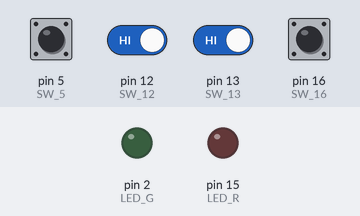
This sketch was run on a simulated Arduino Uno, built with avr-gcc and run on an emulated ATmega328P. Shown: output pins drawn as LEDs (lit = HIGH). The test bench sets the inputs (shaded band); at power-on: pin 5 (SW_5), pin 12 (SW_12), pin 13 (SW_13) HIGH, pin 16 (SW_16) LOW. Pins used as bus, display or sensor lines are not drawn; what the sketch prints to the serial monitor is not drawn.

Above: at 1.2 s.
1.3 s: pin 16 (SW_16) pulled HIGH for 0.15 s
At 1.7 s:
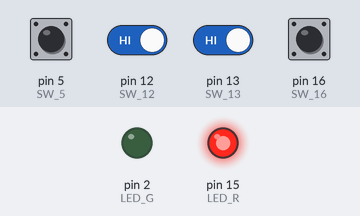
3.8 s: pin 5 (SW_5) pulled LOW for 0.15 s
At 4.8 s:
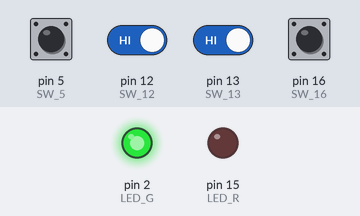
5.4 s: pin 16 (SW_16) pulled HIGH for 1 s
At 6.8 s:
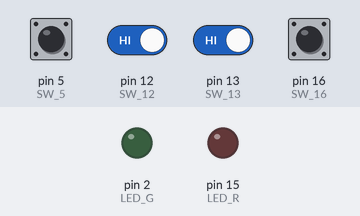
9.4 s: pin 5 (SW_5) pulled LOW for 1 s
At 10.2 s:
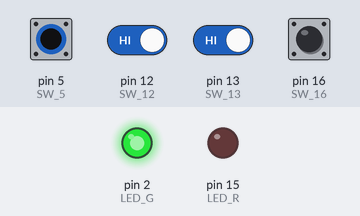
13.4 s: pin 12 (SW_12) driven LOW and pin 13 (SW_13) driven LOW
At 14.2 s:
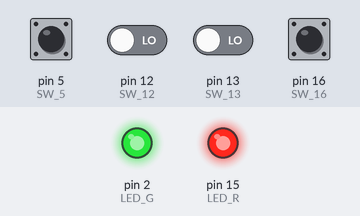
16.4 s: pin 12 (SW_12) driven HIGH
At 16.8 s:
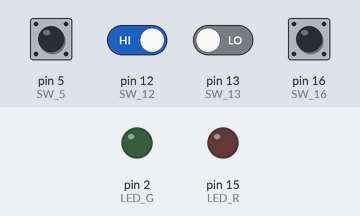
Timing chart, 0 to 19.4 s (numbered marks = the images above; inputs shaded):
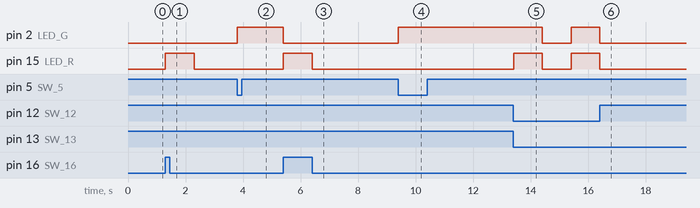

Measured:
- after the input at 1.3 s, pin 15 (LED_R): LOW → HIGH at once, → LOW 1.0 s later
- after the input at 3.8 s, pin 2 (LED_G): LOW → HIGH at once
- after the input at 5.4 s, pin 2 (LED_G): HIGH → LOW at once; pin 15 (LED_R): LOW → HIGH at once, → LOW 1.0 s later
- after the input at 9.4 s, pin 2 (LED_G): LOW → HIGH at once
- after the input at 13.4 s, pin 2 (LED_G): HIGH → LOW after 1.0 s, → HIGH 1.0 s later; pin 15 (LED_R): LOW → HIGH at once, → LOW 1.0 s later, → HIGH 1.0 s later
- after the input at 16.4 s, pin 2 (LED_G), pin 15 (LED_R): goes on until 16.4 s, then stays LOW

The sketch:

lab18_checkpoint1.ino
```cpp
// กำหนดขา LED
#define LED_R 15
#define LED_Y 0
#define LED_G 2

// กำหนดขา DIP Switch
#define SW_16 16  // S8
#define SW_12 12  // S5
#define SW_13 13  // S13
#define SW_5  5   // S7

// Helper function
void setLED(bool r, bool y, bool g) {
  digitalWrite(LED_R, r);
  digitalWrite(LED_Y, y);
  digitalWrite(LED_G, g);
}

void setup() {
  pinMode(LED_R, OUTPUT);   // ตั้งค่า Output LED
  pinMode(LED_Y, OUTPUT);
  pinMode(LED_G, OUTPUT);

  pinMode(SW_16, INPUT);    // ตั้งค่า Dip Switch
  pinMode(SW_12, INPUT);
  pinMode(SW_13, INPUT);
  pinMode(SW_5, INPUT);

  Serial.begin(115200);     // ตั้งค่า Serial Communication
}

void loop() {
  int s16 = digitalRead(SW_16);
  int s12 = digitalRead(SW_12);
  int s13 = digitalRead(SW_13);
  int s5  = digitalRead(SW_5);

  Serial.print("s16, s5, s13, s12: ");
  Serial.print(s16);
  Serial.print(s5);
  Serial.print(s13);
  Serial.println(s12);

  if (s16 == 1) {
    // red blink
    setLED(1, 0, 0);
    delay(1000);
    setLED(0, 0, 0);
    delay(1000);
  }
  else if (s16 == 0 && s5 == 0 && s13 == 0 && s12 == 0) {
    setLED(0, 0, 0);  // LED ดับทุกดวง
  }
  else if (s16 == 0 && s5 == 0 && s13 == 0 && s12 == 1) {
    setLED(1, 1, 0);  // LED แดงและเขียวติด
  }
  else if (s16 == 0 && s5 == 0 && s13 == 1 && s12 == 0) {
    setLED(1, 0, 1);  // LED แดงและเหลืองติด
  }
  else if (s16 == 0 && s5 == 0 && s13 == 1 && s12 == 1) {
    setLED(0, 1, 1);  // LED เขียวและเหลืองติด
  }
  else if (s16 == 0 && s5 == 1 && s13 == 0 && s12 == 0) {
    setLED(1, 1, 1);  // LED ทุกดวงติดสลับดับ
    delay(1000);
    setLED(0, 0, 0);
    delay(1000);
  }
}
```
